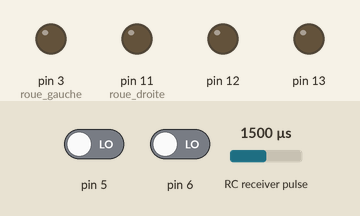
A sketch run on a simulated Arduino Uno, built with avr-gcc and run on an emulated ATmega328P. On the bench: output pins drawn as LEDs (lit = HIGH). Wiring (inferred from the names in the program): RC receiver channel: data pin 4. The inputs (shaded band) are chosen by the test bench; at power-on: RC receiver pulse 1500 µs, pin 5 LOW, pin 6 LOW.

Above: at 1.2 s.
1.3 s: RC receiver pulse (sensor on pin 4) set to 1484 µs
At 2.9 s:
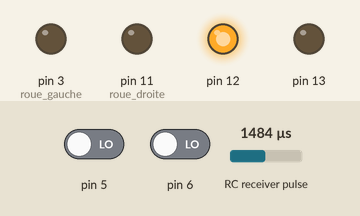
At 5.2 s:
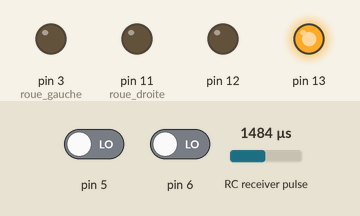
Timing chart, 0 to 6.7 s (numbered marks = the images above; inputs shaded):
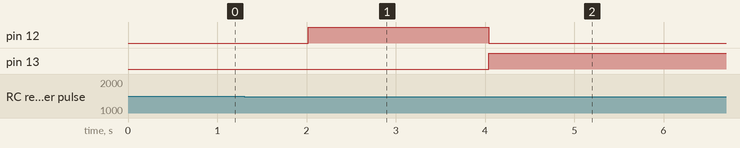

Measured:
- the behaviour switches between 1492 and 1491 µs on RC receiver pulse (sensor on pin 4) (found by bisection; images 0 and 1)
- after the input at 1.3 s, pin 13: LOW → HIGH after 2.7 s

The sketch:

cervestin_01.ino
```cpp
#define CH1 4
#define CH2 5
#define CH3 6
#define CH4 9
#define CH5 10
int ch1Value, ch2Value , ch3Value ;
int roue_gauche=3;
int roue_droite=11;
float vitesse_roue_gauche, vitesse_roue_droite;


int readChannel(int channelInput, int minLimit, int maxLimit, int defaultValue){
  int ch = pulseIn(channelInput, HIGH);

  if (ch < 100) return defaultValue;
 if(channelInput==CH1)return map(ch, 880, 2100, minLimit, maxLimit);
  if(channelInput==CH2) return map(ch, 1150, 1700, minLimit, maxLimit);
  if(channelInput==CH3) {
   if ((ch<2000)&&(ch>1000)){
    return 0;
   }
   else{
    return 1;
   }
  }
}


void setup() {
    Serial.begin(115200);
pinMode(12,OUTPUT);
pinMode(13,OUTPUT);
pinMode(roue_gauche,OUTPUT);
pinMode(roue_droite,OUTPUT);


  pinMode(CH1, INPUT);


}

void loop() {


 ch1Value = readChannel(CH1, -255, 255, 0);
 ch2Value = readChannel(CH2, -255, 255, 0);
  ch3Value = readChannel(CH3, -255, 255, 0);

 if (ch1Value>255) ch1Value=255;
  if (ch1Value<-255) ch1Value=-255;
   if (ch2Value>255) ch2Value=255;
  if (ch2Value<-255) ch2Value=-255;

if (ch1Value>0){ ////AVANCE
digitalWrite(12,HIGH);
digitalWrite(13,LOW);
}
else {////RECUL
  digitalWrite(13,HIGH);
digitalWrite(12,LOW);
}

if((ch1Value>-80)&&(ch1Value<80)){
  ch1Value=0;
}

vitesse_roue_gauche=abs(ch1Value)*ch3Value;
vitesse_roue_droite=abs(ch1Value)*ch3Value;
if( ch2Value<0){
vitesse_roue_gauche= float(abs(ch1Value))* (map(ch2Value,-255,0,10,100)/100.0)*ch3Value;
}
else{
 vitesse_roue_droite= float(abs(ch1Value))* (map(ch2Value,255,0,10,100)/100.0)*ch3Value;
}
 analogWrite(roue_gauche,vitesse_roue_gauche);
 analogWrite(roue_droite,vitesse_roue_droite);


}
```
